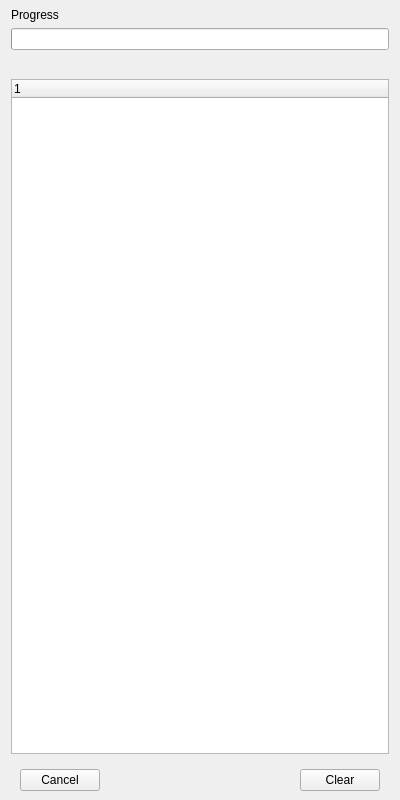
<?xml version="1.0" encoding="UTF-8"?>
<ui version="4.0">
 <class>UsdProgressView</class>
 <widget class="QWidget" name="UsdProgressView">
  <property name="geometry">
   <rect>
    <x>0</x>
    <y>0</y>
    <width>400</width>
    <height>800</height>
   </rect>
  </property>
  <property name="windowTitle">
   <string>Form</string>
  </property>
  <property name="styleSheet">
   <string notr="true"/>
  </property>
  <layout class="QVBoxLayout" name="verticalLayout_7">
   <property name="topMargin">
    <number>8</number>
   </property>
   <property name="bottomMargin">
    <number>0</number>
   </property>
   <item>
    <widget class="QWidget" name="dockWidget" native="true">
     <layout class="QVBoxLayout" name="verticalLayout_8">
      <property name="leftMargin">
       <number>0</number>
      </property>
      <property name="topMargin">
       <number>0</number>
      </property>
      <property name="rightMargin">
       <number>0</number>
      </property>
      <property name="bottomMargin">
       <number>0</number>
      </property>
      <item>
       <widget class="QLabel" name="label">
        <property name="text">
         <string>Progress</string>
        </property>
       </widget>
      </item>
      <item>
       <widget class="QProgressBar" name="progress">
        <property name="maximum">
         <number>100</number>
        </property>
        <property name="value">
         <number>0</number>
        </property>
        <property name="textVisible">
         <bool>false</bool>
        </property>
       </widget>
      </item>
      <item>
       <widget class="QLabel" name="status">
        <property name="font">
         <font>
          <pointsize>11</pointsize>
         </font>
        </property>
        <property name="text">
         <string></string>
        </property>
       </widget>
      </item>
      <item>
       <widget class="QTreeWidget" name="progressTree">
        <property name="alternatingRowColors">
         <bool>true</bool>
        </property>
        <column>
         <property name="text">
          <string notr="true">1</string>
         </property>
        </column>
       </widget>
      </item>
      <item>
       <widget class="QWidget" name="widget_6" native="true">
        <property name="minimumSize">
         <size>
          <width>0</width>
          <height>0</height>
         </size>
        </property>
        <layout class="QHBoxLayout" name="horizontalLayout_5">
         <item>
          <widget class="QPushButton" name="cancel">
           <property name="text">
            <string>Cancel</string>
           </property>
          </widget>
         </item>
         <item>
          <spacer name="horizontalSpacer_3">
           <property name="orientation">
            <enum>Qt::Orientation::Horizontal</enum>
           </property>
           <property name="sizeHint" stdset="0">
            <size>
             <width>40</width>
             <height>20</height>
            </size>
           </property>
          </spacer>
         </item>
         <item>
          <widget class="QPushButton" name="clear">
           <property name="text">
            <string>Clear</string>
           </property>
          </widget>
         </item>
        </layout>
       </widget>
      </item>
     </layout>
    </widget>
   </item>
  </layout>
 </widget>
 <resources/>
 <connections/>
</ui>
